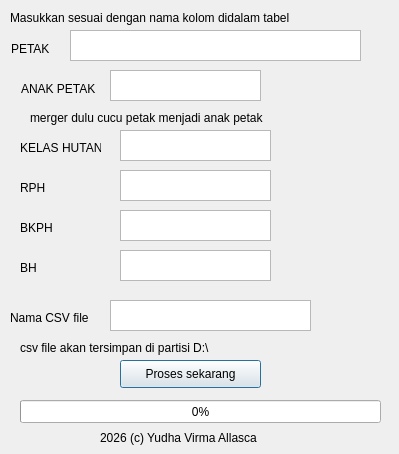
<?xml version="1.0" encoding="UTF-8"?>
<ui version="4.0">
 <class>PhtAutoMarkirDialogBase</class>
 <widget class="QDialog" name="PhtAutoMarkirDialogBase">
  <property name="enabled">
   <bool>true</bool>
  </property>
  <property name="geometry">
   <rect>
    <x>0</x>
    <y>0</y>
    <width>399</width>
    <height>454</height>
   </rect>
  </property>
  <property name="minimumSize">
   <size>
    <width>399</width>
    <height>454</height>
   </size>
  </property>
  <property name="maximumSize">
   <size>
    <width>399</width>
    <height>454</height>
   </size>
  </property>
  <property name="windowTitle">
   <string>PHT Auto Markir</string>
  </property>
  <widget class="QLabel" name="label_2">
   <property name="geometry">
    <rect>
     <x>10</x>
     <y>10</y>
     <width>361</width>
     <height>16</height>
    </rect>
   </property>
   <property name="text">
    <string>Masukkan sesuai dengan nama kolom didalam tabel</string>
   </property>
  </widget>
  <widget class="QLabel" name="label_4">
   <property name="geometry">
    <rect>
     <x>11</x>
     <y>41</y>
     <width>41</width>
     <height>16</height>
    </rect>
   </property>
   <property name="text">
    <string>PETAK</string>
   </property>
  </widget>
  <widget class="QTextEdit" name="textEdit_3">
   <property name="geometry">
    <rect>
     <x>70</x>
     <y>30</y>
     <width>291</width>
     <height>31</height>
    </rect>
   </property>
  </widget>
  <widget class="QLabel" name="label_5">
   <property name="geometry">
    <rect>
     <x>21</x>
     <y>81</y>
     <width>81</width>
     <height>16</height>
    </rect>
   </property>
   <property name="text">
    <string>ANAK PETAK</string>
   </property>
  </widget>
  <widget class="QTextEdit" name="textEdit_4">
   <property name="geometry">
    <rect>
     <x>110</x>
     <y>70</y>
     <width>151</width>
     <height>31</height>
    </rect>
   </property>
  </widget>
  <widget class="QLabel" name="label_6">
   <property name="geometry">
    <rect>
     <x>10</x>
     <y>310</y>
     <width>81</width>
     <height>16</height>
    </rect>
   </property>
   <property name="text">
    <string>Nama CSV file</string>
   </property>
  </widget>
  <widget class="QTextEdit" name="textEdit_5">
   <property name="geometry">
    <rect>
     <x>110</x>
     <y>300</y>
     <width>201</width>
     <height>31</height>
    </rect>
   </property>
  </widget>
  <widget class="QLabel" name="label_7">
   <property name="geometry">
    <rect>
     <x>20</x>
     <y>340</y>
     <width>241</width>
     <height>16</height>
    </rect>
   </property>
   <property name="text">
    <string>csv file akan tersimpan di partisi D:\</string>
   </property>
  </widget>
  <widget class="QPushButton" name="pushButton">
   <property name="geometry">
    <rect>
     <x>120</x>
     <y>360</y>
     <width>141</width>
     <height>28</height>
    </rect>
   </property>
   <property name="text">
    <string>Proses sekarang</string>
   </property>
  </widget>
  <widget class="QLabel" name="label_8">
   <property name="geometry">
    <rect>
     <x>100</x>
     <y>430</y>
     <width>191</width>
     <height>16</height>
    </rect>
   </property>
   <property name="text">
    <string>2026 (c) Yudha Virma Allasca</string>
   </property>
  </widget>
  <widget class="QProgressBar" name="progressBar">
   <property name="geometry">
    <rect>
     <x>20</x>
     <y>400</y>
     <width>361</width>
     <height>23</height>
    </rect>
   </property>
   <property name="value">
    <number>0</number>
   </property>
  </widget>
  <widget class="QLabel" name="label_9">
   <property name="geometry">
    <rect>
     <x>20</x>
     <y>140</y>
     <width>81</width>
     <height>16</height>
    </rect>
   </property>
   <property name="text">
    <string>KELAS HUTAN</string>
   </property>
  </widget>
  <widget class="QTextEdit" name="textEdit_6">
   <property name="geometry">
    <rect>
     <x>120</x>
     <y>130</y>
     <width>151</width>
     <height>31</height>
    </rect>
   </property>
  </widget>
  <widget class="QLabel" name="label">
   <property name="geometry">
    <rect>
     <x>30</x>
     <y>110</y>
     <width>281</width>
     <height>16</height>
    </rect>
   </property>
   <property name="text">
    <string>merger dulu cucu petak menjadi anak petak</string>
   </property>
  </widget>
  <widget class="QLabel" name="label_10">
   <property name="geometry">
    <rect>
     <x>20</x>
     <y>180</y>
     <width>81</width>
     <height>16</height>
    </rect>
   </property>
   <property name="text">
    <string>RPH</string>
   </property>
  </widget>
  <widget class="QTextEdit" name="textEdit_7">
   <property name="geometry">
    <rect>
     <x>120</x>
     <y>170</y>
     <width>151</width>
     <height>31</height>
    </rect>
   </property>
  </widget>
  <widget class="QLabel" name="label_11">
   <property name="geometry">
    <rect>
     <x>20</x>
     <y>220</y>
     <width>81</width>
     <height>16</height>
    </rect>
   </property>
   <property name="text">
    <string>BKPH</string>
   </property>
  </widget>
  <widget class="QTextEdit" name="textEdit_8">
   <property name="geometry">
    <rect>
     <x>120</x>
     <y>210</y>
     <width>151</width>
     <height>31</height>
    </rect>
   </property>
  </widget>
  <widget class="QTextEdit" name="textEdit_9">
   <property name="geometry">
    <rect>
     <x>120</x>
     <y>250</y>
     <width>151</width>
     <height>31</height>
    </rect>
   </property>
  </widget>
  <widget class="QLabel" name="label_12">
   <property name="geometry">
    <rect>
     <x>20</x>
     <y>260</y>
     <width>81</width>
     <height>16</height>
    </rect>
   </property>
   <property name="text">
    <string>BH</string>
   </property>
  </widget>
 </widget>
 <resources/>
 <connections/>
</ui>
